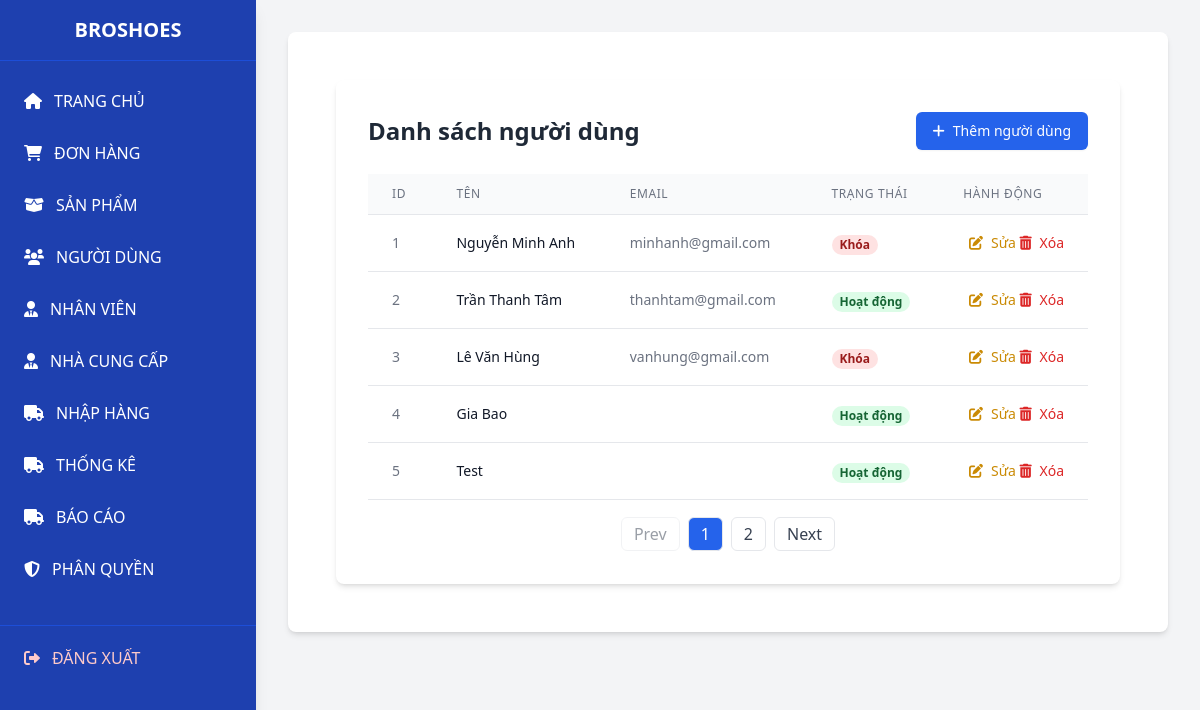
Screenshot of /admin/admin.php?page=users&action=list (signed in) with the database file from the repository.
### tables this page shows
CREATE TABLE `user` (
  `UserID` int(11) NOT NULL,
  `Username` varchar(50) NOT NULL,
  `Fullname` varchar(100) NOT NULL,
  `PhoneNumber` varchar(20) DEFAULT NULL,
  `Email` varchar(100) DEFAULT NULL,
  `Address` text DEFAULT NULL,
  `ProvinceID` int(11) NOT NULL,
  `DistrictID` int(11) NOT NULL,
  `WardID` int(11) NOT NULL,
  `PasswordHash` varchar(255) NOT NULL,
  `CreatedAt` datetime DEFAULT current_timestamp(),
  `isActivate` int(11) NOT NULL
);

### admin/models/Permission.php (called while the page is built, shortened)
<?php
    class Permission {
        private $db;
        public function __construct($db) {
            $this->db = $db;
        }
        public function getPermissionsByRole($RoleID) {
            $query = "SELECT ma_quyen FROM quyen WHERE id IN (SELECT id_quyen FROM chitiet_vaitro_quyen WHERE id_vaitro = :roleID)";
            $stmt = $this->db->prepare($query);
            $stmt->bindParam(':roleID', $RoleID, PDO::PARAM_INT);
            $stmt->execute();
            return $stmt->fetchAll(PDO::FETCH_COLUMN, 0);
        }
    }

### admin/models/User.php (called while the page is built, shortened)
<?php
require_once 'db_connection.php';
class User {
    private $pdo;
    public function __construct() {
        global $pdo;
        $this->pdo = $pdo;
    }
    public function getAll() {
        $stmt = $this->pdo->query("SELECT * FROM user");
        return $stmt->fetchAll();
    }
}

### admin/views/users/list.php (the view, shortened to what this page needs)
<?php if (!$hasUserViewPermission): ?>
    <div style="margin-top: 15px; color: red; font-weight: bold;">
        Bạn không có quyền truy cập trang này.
    </div>
<?php else: ?>
    <?php
    function renderButton($text, $href = '#', $iconClass = '', $itemclass = '', $disabled = false,)
    {
        $itemclass .= $disabled ? 'cursor-not-allowed' : '';
        $hrefAttribute = $disabled ? '' : 'href="' . $href . '"';
        echo '<a ' . $hrefAttribute . ' class="' . $itemclass . '" >';
        if (!empty($iconClass)) {
            echo '<i class="' . $iconClass . ' mr-2"></i>';
        }
        echo $text;
        echo '</a>';
    }
    ?>
    <div class="max-w-7xl mx-auto p-6">
        <div class="bg-white rounded-lg shadow-md p-8">
            <div class="flex justify-between items-center mb-6">
                <h2 class="text-2xl font-bold text-gray-800">Danh sách người dùng</h2>
                <?php renderButton('Thêm người dùng', 'admin.php?page=users&action=add', 'fas fa-plus mr-2', 'inline-flex items-center px-4 py-2 border border-transparent rounded-md shadow-sm text-sm font-medium text-white bg-blue-600 hover:bg-blue-700', !$hasUserAddPermission) ?>
            </div>
            <div class="overflow-x-auto">
                <table class="min-w-full divide-y divide-gray-200">
                    <thead class="bg-gray-50">
                        <tr>
                            <th class="px-6 py-3 text-left text-xs font-medium text-gray-500 uppercase tracking-wider">ID</th>
                            <th class="px-6 py-3 text-left text-xs font-medium text-gray-500 uppercase tracking-wider">Tên</th>
                            <th class="px-6 py-3 text-left text-xs font-medium text-gray-500 uppercase tracking-wider">Email</th>
                            <th class="px-6 py-3 text-left text-xs font-medium text-gray-500 uppercase tracking-wider">Trạng thái</th>
                            <th class="px-6 py-3 text-left text-xs font-medium text-gray-500 uppercase tracking-wider">Hành động</th>
                        </tr>
                    </thead>
                    <tbody class="bg-white divide-y divide-gray-200">
                        <?php foreach ($users as $user): ?>
                            <tr class="hover:bg-gray-50 data-user-row">
                                <td class="px-6 py-4 whitespace-nowrap text-sm text-gray-500"><?= $user['UserID'] ?></td>
                                <td class="px-6 py-4 whitespace-nowrap text-sm text-gray-900"><?= htmlspecialchars($user['Fullname']) ?></td>
                                <td class="px-6 py-4 whitespace-nowrap text-sm text-gray-500"><?= htmlspecialchars($user['Email']) ?></td>
                                <td class="px-6 py-4 whitespace-nowrap">
                                    <?php if ($user['isActivate']): ?>
                                        <span class="px-2 inline-flex text-xs leading-5 font-semibold rounded-full bg-green-100 text-green-800">
                                            Hoạt động
                                        </span>
                                    <?php else: ?>
                                        <span class="px-2 inline-flex text-xs leading-5 font-semibold rounded-full bg-red-100 text-red-800">
                                            Khóa
                                        </span>
                                    <?php endif; ?>
                                </td>
                                <td class="px-6 py-4 whitespace-nowrap text-right text-sm font-medium">
                                    <?= ($hasUserDeletePermission) ? '<a href="admin.php?page=users&action=delete&id=' . $user['UserID'] . '"
                                        class="text-red-600 hover:text-red-900" onclick="return confirm(\'Bạn chắc chắn muốn xóa người dùng này?\')">
                                            <i class="fas fa-trash-alt mr-1"></i> Xóa
                                        </a>' : '<a
                                        class="text-red-600 hover:text-red-900 cursor-not-allowed" >
                                            <i class="fas fa-trash-alt mr-1"></i> Xóa
                                        </a>' ?>
                                </td>
                            </tr>
                        <?php endforeach; ?>
                    </tbody>
                    <tfoot>
                        <tr>
                            <td colspan="100%">
                                <div id="pagination" class="flex justify-center mt-4 space-x-2"></div>
                            </td>
                        </tr>
                    </tfoot>
                </table>
            </div>
        </div>
    </div>
<?php endif; ?>

### rows the page displays
user: UserID "1", Fullname "Nguyễn Minh Anh", Email "minhanh@gmail.com", isActivate "Khóa"
user: UserID "2", Fullname "Trần Thanh Tâm", Email "thanhtam@gmail.com", isActivate "Hoạt động"
user: UserID "3", Fullname "Lê Văn Hùng", Email "vanhung@gmail.com", isActivate "Khóa"
user: UserID "4", Fullname "Gia Bao", isActivate "Hoạt động"
user: UserID "5", Fullname "Test", isActivate "Hoạt động"

### other values shown
$text "Thêm người dùng"
